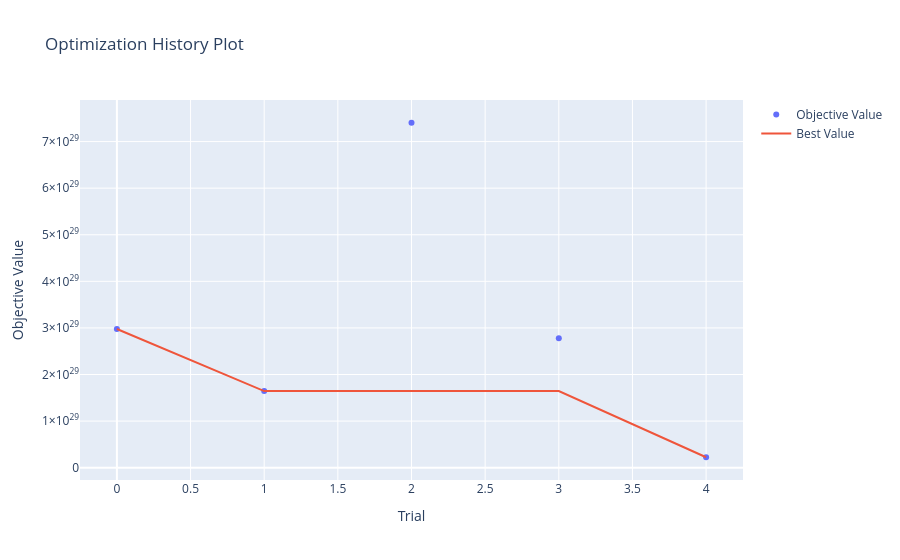
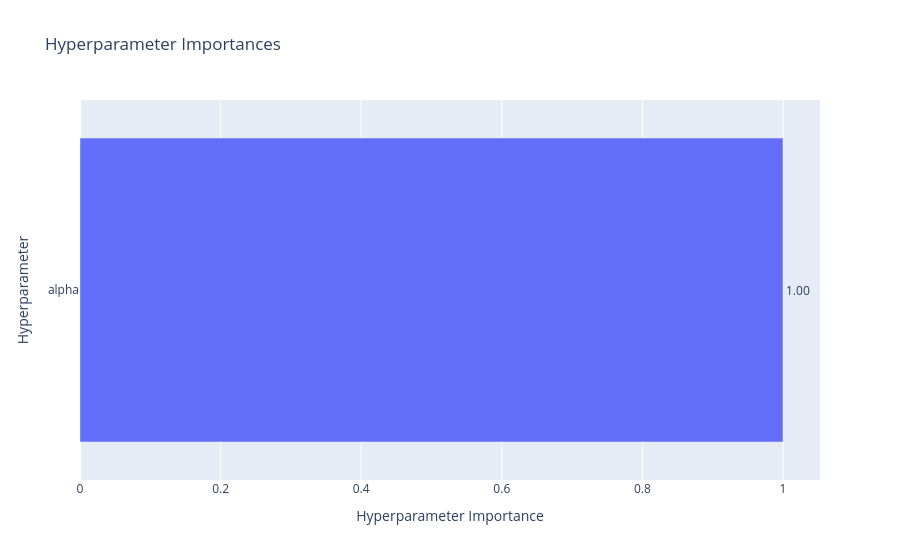
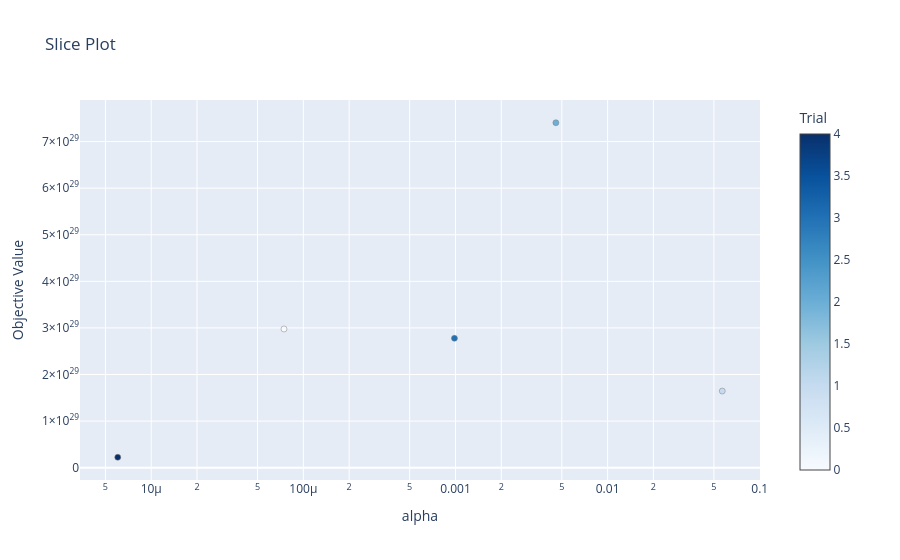

The code cell stored with these charts, in order, in its notebook:
### Markdown cell above
> Note) For interactive inspection, run below:

```markdown
optuna-dashboard sqlite:///optuna.db --storage-class RDBStorage
```

### Code cell
from optuna.visualization import (
    plot_optimization_history,
    plot_param_importances,
    plot_slice,
    plot_contour,
    plot_intermediate_values,
)

plot_optimization_history(study).show()

plot_param_importances(study).show()

plot_slice(study).show()

plot_contour(study).show()

plot_intermediate_values(study).show()

### Figure 1 — Plotly figure (JSON) as saved in the notebook; plotly's stock layout.template omitted (floating-point values rounded to 4 significant figures)
{"data": [{"mode": "markers", "name": "Objective Value", "type": "scatter", "x": [0, 1, 2, 3, 4], "y": [2.977e+29, 1.645e+29, 7.404e+29, 2.777e+29, 2.239e+28]}, {"mode": "lines", "name": "Best Value", "type": "scatter", "x": [0, 1, 2, 3, 4], "y": [2.977e+29, 1.645e+29, 1.645e+29, 1.645e+29, 2.239e+28]}, {"marker": {"color": "#cccccc"}, "mode": "markers", "name": "Infeasible Trial", "showlegend": false, "type": "scatter", "x": [], "y": []}], "layout": {"title": {"text": "Optimization History Plot"}, "xaxis": {"title": {"text": "Trial"}}, "yaxis": {"title": {"text": "Objective Value"}}}}

### Figure 2 — Plotly figure (JSON) as saved in the notebook; plotly's stock layout.template omitted (floating-point values rounded to 4 significant figures)
{"data": [{"cliponaxis": false, "hovertemplate": ["alpha (FloatDistribution): 1.0<extra></extra>"], "name": "Objective Value", "orientation": "h", "text": ["1.00"], "textposition": "outside", "type": "bar", "x": [1], "y": ["alpha"]}], "layout": {"title": {"text": "Hyperparameter Importances"}, "xaxis": {"title": {"text": "Hyperparameter Importance"}}, "yaxis": {"title": {"text": "Hyperparameter"}}}}

### Figure 3 — Plotly figure (JSON) as saved in the notebook; plotly's stock layout.template omitted (floating-point values rounded to 4 significant figures)
{"data": [{"marker": {"color": [0, 1, 2, 3, 4], "colorbar": {"title": {"text": "Trial"}, "x": 1, "xpad": 40}, "colorscale": [[0, "rgb(247,251,255)"], [0.125, "rgb(222,235,247)"], [0.25, "rgb(198,219,239)"], [0.375, "rgb(158,202,225)"], [0.5, "rgb(107,174,214)"], [0.625, "rgb(66,146,198)"], [0.75, "rgb(33,113,181)"], [0.875, "rgb(8,81,156)"], [1, "rgb(8,48,107)"]], "line": {"color": "Grey", "width": 0.5}}, "mode": "markers", "name": "Feasible Trial", "showlegend": false, "type": "scatter", "x": [7.459e-05, 0.0567, 0.004571, 0.0009847, 6.027e-06], "y": [2.977e+29, 1.645e+29, 7.404e+29, 2.777e+29, 2.239e+28]}], "layout": {"title": {"text": "Slice Plot"}, "xaxis": {"title": {"text": "alpha"}, "type": "log"}, "yaxis": {"title": {"text": "Objective Value"}}}}
